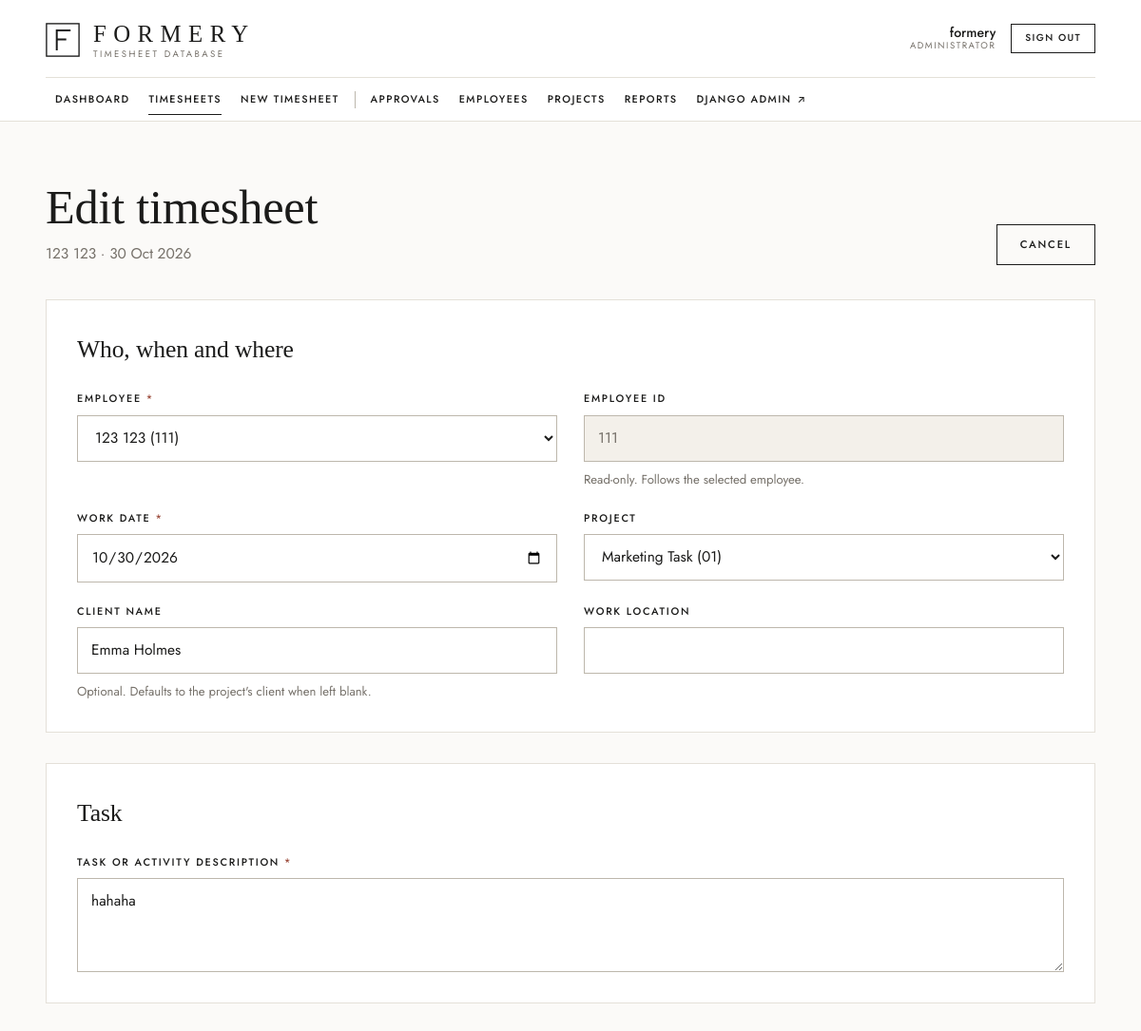
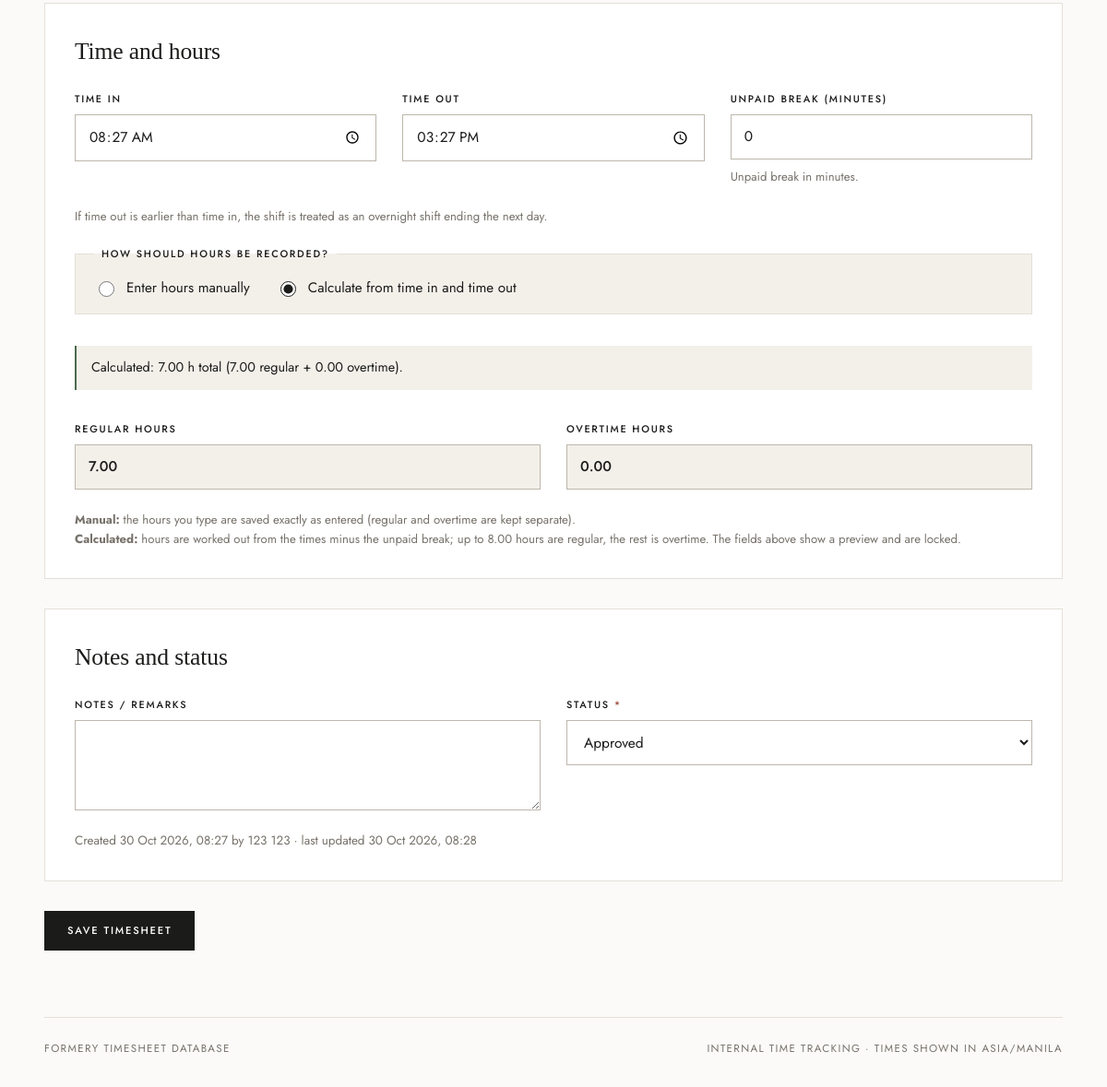
The page /timesheets/1/edit/ (signed in) on the database its author committed (2 pictures, top to bottom).
### timesheets/models.py (models this page shows, shortened)
class TimesheetEntry(models.Model):
    class Status(models.TextChoices):
        DRAFT = "draft", "Draft"
        SUBMITTED = "submitted", "Submitted"
        APPROVED = "approved", "Approved"
        REJECTED = "rejected", "Rejected"
    class HoursSource(models.TextChoices):
        MANUAL = "manual", "Entered manually"
        CALCULATED = "calculated", "Calculated from times"
    employee = models.ForeignKey(User, on_delete=models.PROTECT, related_name="timesheet_entries")
    project = models.ForeignKey(
        Project, on_delete=models.PROTECT, null=True, blank=True, related_name="entries",
    )
    client_name = models.CharField(
        max_length=150, blank=True,
        help_text="Optional. Defaults to the project's client when left blank.",
    )
    work_date = models.DateField()
    task_description = models.TextField(max_length=1000)
    time_in = models.TimeField(null=True, blank=True)
    time_out = models.TimeField(null=True, blank=True)
    break_minutes = models.PositiveSmallIntegerField(
        default=0, validators=[MaxValueValidator(1440)],
        help_text="Unpaid break in minutes.",
    )
    regular_hours = models.DecimalField(
        max_digits=5, decimal_places=2, default=ZERO, validators=HOURS_VALIDATORS,
    )
    overtime_hours = models.DecimalField(
        max_digits=5, decimal_places=2, default=ZERO, validators=HOURS_VALIDATORS,
    )
    hours_source = models.CharField(
        max_length=12, choices=HoursSource.choices, default=HoursSource.MANUAL,
        help_text="Whether the hours were typed in or calculated from the times.",
    )
    work_location = models.CharField(max_length=150, blank=True)
    status = models.CharField(max_length=12, choices=Status.choices, default=Status.DRAFT)
    notes = models.TextField(blank=True, max_length=1000)
    rejection_reason = models.CharField(max_length=500, blank=True)
    created_by = models.ForeignKey(
        User, on_delete=models.SET_NULL, null=True, blank=True,
        related_name="created_timesheet_entries",
    )
    created_at = models.DateTimeField(auto_now_add=True)
    updated_at = models.DateTimeField(auto_now=True)
    submitted_at = models.DateTimeField(null=True, blank=True)
    reviewed_by = models.ForeignKey(
        User, on_delete=models.SET_NULL, null=True, blank=True,
        related_name="reviewed_timesheet_entries",
    )
    reviewed_at = models.DateTimeField(null=True, blank=True)
    class Meta:
        ordering = ["-work_date", "-created_at"]
        verbose_name = "timesheet entry"
        verbose_name_plural = "timesheet entries"
        indexes = [
            models.Index(fields=["employee", "work_date"], name="ts_emp_date_idx"),
            models.Index(fields=["status", "work_date"], name="ts_status_date_idx"),
            models.Index(fields=["work_date"], name="ts_date_idx"),
            models.Index(fields=["project", "work_date"], name="ts_project_date_idx"),
            models.Index(fields=["created_at"], name="ts_created_idx"),
        ]
        constraints = [
            models.CheckConstraint(
                condition=Q(regular_hours__gte=0, regular_hours__lte=24),
                name="ts_regular_hours_0_24",
            ),
            models.CheckConstraint(
                condition=Q(overtime_hours__gte=0, overtime_hours__lte=24),
                name="ts_overtime_hours_0_24",
            ),
            models.CheckConstraint(
                condition=Q(break_minutes__lte=1440),
                name="ts_break_minutes_max",
            ),
            models.CheckConstraint(
                condition=Q(status__in=["draft", "submitted", "approved", "rejected"]),
                name="ts_status_valid",
            ),
        ]
    @property
    def employee_name(self):
        return self.employee.get_full_name() or self.employee.get_username()
    @property
    def employee_code(self):
        profile = getattr(self.employee, "profile", None)
        return profile.employee_id if profile else ""

class EmployeeProfile(models.Model):
    user = models.OneToOneField(User, on_delete=models.CASCADE, related_name="profile")
    employee_id = models.CharField(
        max_length=20, unique=True, blank=True,
        help_text="Unique staff number. Leave blank to auto-generate (EMP-0001, ...).",
    )
    department = models.CharField(max_length=100, blank=True)
    job_title = models.CharField(max_length=100, blank=True)
    hourly_rate = models.DecimalField(
        max_digits=8, decimal_places=2, null=True, blank=True,
        validators=[MinValueValidator(Decimal("0"))],
    )
    created_at = models.DateTimeField(auto_now_add=True)
    updated_at = models.DateTimeField(auto_now=True)
    class Meta:
        ordering = ["user__last_name", "user__first_name", "user__username"]
        indexes = [models.Index(fields=["department"])]
        constraints = [
            models.CheckConstraint(
                condition=Q(hourly_rate__isnull=True) | Q(hourly_rate__gte=0),
                name="profile_hourly_rate_non_negative",
            ),
        ]

### timesheets/views.py (the view, shortened to what this page needs)
# urls.py: path("timesheets/<int:pk>/edit/", views.timesheet_edit, name="timesheet_edit"),
@login_required
def timesheet_edit(request, pk):
    entry = _get_entry_or_404(request, pk)
    admin_mode = is_admin(request.user)
    original_status = entry.status
    form = TimesheetForm(request.POST or None, instance=entry, user=request.user)
    if request.method == "POST":
        messages.error(request, "Please correct the highlighted fields and try again.")
    return render(request, "timesheets/timesheet_form.html", {
        "form": form, "entry": entry, "admin_mode": admin_mode,
        "standard_hours": settings.STANDARD_DAILY_HOURS,
    })

### timesheets/forms.py (called while the page is built)
    def label_from_instance(self, obj):
        profile = getattr(obj, "profile", None)
        code = f" ({profile.employee_id})" if profile else ""
        return f"{obj.get_full_name() or obj.get_username()}{code}"

### timesheets/models.py (called while the page is built)
    def __str__(self):
        return f"{self.name} ({self.code})"

### timesheets/permissions.py (called while the page is built)
def is_admin(user):
    return bool(
        user is not None
        and user.is_authenticated
        and user.is_active
        and (user.is_staff or user.is_superuser)
    )

def can_edit_entry(user, entry):
    if is_admin(user):
        return True
    return entry.employee_id == user.id and entry.status in (DRAFT, REJECTED)

### timesheets/queries.py (called while the page is built)
def visible_entries(user):
    qs = TimesheetEntry.objects.select_related(
        "employee", "employee__profile", "project", "created_by", "reviewed_by",
    )
    if is_admin(user):
        return qs
    return qs.filter(employee=user)

### timesheets/templatetags/ts_extras.py (called while the page is built)
@register.filter
def person(user):
    if user is None:
        return "-"
    return user.get_full_name() or user.get_username()

### timesheets/views.py (called while the page is built)
def _get_entry_or_404(request, pk):
    return get_object_or_404(visible_entries(request.user), pk=pk)

### templates/timesheets/timesheet_form.html (shortened to what this page needs)
{% extends "base.html" %}
{% load ts_extras %}
{% block page_title %}{% if entry %}Edit timesheet{% else %}New timesheet{% endif %}{% endblock %}
{% block page_subtitle %}<p class="muted">{% if entry %}{{ entry.employee_name }} &middot; {{ entry.work_date|date:"j M Y" }}{% else %}Manually record a day's work{% endif %}</p>{% endblock %}
{% block page_actions %}<a class="btn btn-ghost" href="{% if entry %}{% url 'timesheet_detail' entry.pk %}{% else %}{% url 'timesheet_list' %}{% endif %}">Cancel</a>{% endblock %}
{% block content %}
<form method="post" class="timesheet-form" novalidate data-standard-hours="{{ standard_hours }}">
  <section class="card form-section">
    <h2 class="serif">Who, when and where</h2>
    <div class="form-grid">
      {% if admin_mode %}
        {% include "partials/_field.html" with field=form.employee %}
        <div class="field">
          <label for="employee-code">Employee ID</label>
          <input type="text" id="employee-code" value="{{ entry.employee_code }}" readonly tabindex="-1" aria-describedby="employee-code-help">
          <p class="help" id="employee-code-help">Read-only. Follows the selected employee.</p>
        </div>
      {% endif %}
      {% include "partials/_field.html" with field=form.work_date %}
      {% include "partials/_field.html" with field=form.project %}
      {% include "partials/_field.html" with field=form.client_name %}
      {% include "partials/_field.html" with field=form.work_location %}
    </div>
  </section>
  <section class="card form-section">
    <h2 class="serif">Task</h2>
    {% include "partials/_field.html" with field=form.task_description %}
  </section>
  <section class="card form-section" id="hours-section">
    <h2 class="serif">Time and hours</h2>
    <div class="form-grid form-grid-3">
      {% include "partials/_field.html" with field=form.time_in %}
      {% include "partials/_field.html" with field=form.time_out %}
      {% include "partials/_field.html" with field=form.break_minutes %}
    </div>
    <p class="help">If time out is earlier than time in, the shift is treated as an overnight shift ending the next day.</p>
    <fieldset class="mode-picker{% if form.hours_mode.errors %} has-error{% endif %}">
      <legend>{{ form.hours_mode.label }}</legend>
      {% for radio in form.hours_mode %}
      <label class="mode-option" for="{{ radio.id_for_label }}">
        {{ radio.tag }}
        <span>{{ radio.choice_label }}</span>
      </label>
      {% endfor %}
    </fieldset>
    <div class="hours-note" id="hours-note" aria-live="polite" data-calc-note></div>
    <div class="form-grid">
      {% include "partials/_field.html" with field=form.regular_hours %}
      {% include "partials/_field.html" with field=form.overtime_hours %}
    </div>
    <p class="help">
      <strong>Manual:</strong> the hours you type are saved exactly as entered (regular and overtime are kept separate).<br>
      <strong>Calculated:</strong> hours are worked out from the times minus the unpaid break; up to {{ standard_hours }} hours are regular, the rest is overtime. The fields above show a preview and are locked.
    </p>
  </section>
  <section class="card form-section">
    <h2 class="serif">Notes{% if admin_mode %} and status{% endif %}</h2>
    <div class="form-grid">
      {% include "partials/_field.html" with field=form.notes %}
      {% if admin_mode %}{% include "partials/_field.html" with field=form.status %}{% endif %}
    </div>
    {% if entry %}
    <p class="muted small">Created {{ entry.created_at|date:"j M Y, H:i" }}{% if entry.created_by %} by {{ entry.created_by|person }}{% endif %} &middot; last updated {{ entry.updated_at|date:"j M Y, H:i" }}</p>
    {% else %}
    <p class="muted small">Created by {{ user|person }}. The created and last-updated timestamps are recorded automatically.</p>
    {% endif %}
  </section>
  <div class="form-actions">
    {% if admin_mode %}
      <button type="submit" class="btn btn-primary">Save timesheet</button>
    {% else %}
      <button type="submit" name="action" value="save" class="btn btn-ghost">Save as draft</button>
      <button type="submit" name="action" value="submit" class="btn btn-primary">Save and submit for approval</button>
    {% endif %}
  </div>
</form>
{% endblock %}

### templates/base.html (shortened to what this page needs)
{% load static ts_extras %}<!DOCTYPE html>
<html lang="en">
<head>
  <link rel="stylesheet" href="{% static 'css/app.css' %}">
</head>
<body class="{% if user.is_authenticated %}app{% else %}public{% endif %}">
{% if user.is_authenticated %}
<header class="site-header">
  <div class="site-header-inner">
    <a class="brand" href="{% url 'dashboard' %}" aria-label="{{ app_name }} home">{% include "partials/_brand.html" %}</a>
    <div class="nav-panel" id="nav-panel">
      <nav class="nav" aria-label="Primary">
        <a href="{% url 'dashboard' %}" class="{% if nav_section == 'dashboard' %}active{% endif %}">Dashboard</a>
        <a href="{% url 'timesheet_list' %}" class="{% if nav_section == 'timesheets' %}active{% endif %}">{% if is_admin_user %}Timesheets{% else %}My timesheets{% endif %}</a>
        <a href="{% url 'timesheet_create' %}" class="{% if nav_section == 'create' %}active{% endif %}">New timesheet</a>
        {% if is_admin_user %}
        <a href="{% url 'timesheet_list' %}?status=submitted" class="{% if nav_section == 'approvals' %}active{% endif %}">Approvals{% if pending_count %}<span class="nav-count">{{ pending_count }}</span>{% endif %}</a>
        <a href="{% url 'employee_list' %}" class="{% if nav_section == 'employees' %}active{% endif %}">Employees</a>
        <a href="{% url 'project_list' %}" class="{% if nav_section == 'projects' %}active{% endif %}">Projects</a>
        <a href="{% url 'reports' %}" class="{% if nav_section == 'reports' %}active{% endif %}">Reports</a>
        <a href="{% url 'admin:index' %}">Django Admin<span aria-hidden="true"> &#8599;</span></a>
        {% endif %}
      </nav>
      <div class="header-user">
        <span class="user-meta">
          <strong>{{ user|person }}</strong>
          <small>{% if is_admin_user %}Administrator{% else %}Employee{% endif %}</small>
        </span>
        <form method="post" action="{% url 'logout' %}">
          <button type="submit" class="btn btn-ghost btn-sm">Sign out</button>
        </form>
      </div>
    </div>
  </div>
</header>
<div class="main-col">
  <div class="topbar">
    <div class="page-heading">
      <h1>{% block page_title %}{% endblock %}</h1>
      {% block page_subtitle %}{% endblock %}
    </div>
    <div class="page-actions">{% block page_actions %}{% endblock %}</div>
  </div>
{% else %}
<div class="public-wrap{% block public_class %}{% endblock %}">
  {% block public_media %}{% endblock %}
  <div class="public-shell">
    <a class="brand brand-public" href="{% url 'login' %}">{% include "partials/_brand.html" %}</a>
{% endif %}
    <main id="main" class="content">
      {% block content %}{% endblock %}
    </main>
{% if user.is_authenticated %}
  <footer class="footer">
    <span>{{ app_name }}</span>
    <span>Internal time tracking &middot; times shown in {{ time_zone }}</span>
  </footer>
</div>
{% else %}
    <p class="public-footer">{{ app_name }} &middot; authorised users only</p>
  </div>
</div>
{% endif %}
</body>
</html>

### templates/partials/_field.html (shortened to what this page needs)
<div class="field{% if field.errors %} has-error{% endif %}">
  <label for="{{ field.id_for_label }}">{{ field.label }}{% if field.field.required %}<span class="req" aria-hidden="true"> *</span>{% endif %}</label>
  {{ field }}
  {% if field.help_text %}<p class="help">{{ field.help_text }}</p>{% endif %}
</div>

### rows shown on the page
TimesheetEntry: employee_name "123 123", work_date "30 Oct 2026", employee_code "111", work_date "10/30/2026", project "Marketing Task (01)", client_name "Emma Holmes", task_description "hahaha", time_in "08:27", time_out "15:27", break_minutes "0", regular_hours "7.00", overtime_hours "0.00", status "Approved", created_at "30 Oct 2026, 08:27", created_by|person "123 123", updated_at "30 Oct 2026, 08:28"
EmployeeProfile: employee "123 123 (111)"

### other values the page prints
{{ user|person }} "formery"
{{ field.label }} "EMPLOYEE WORK DATE PROJECT CLIENT NAME WORK LOCATION TASK OR ACTIVITY DESCRIPTION TIME IN TIME OUT UNPAID BREAK (MINUTES) REGULAR HOURS OVERTIME HOURS NOTES / REMARKS STATUS"
{{ field.help_text }} "Optional. Defaults to the project's client when left blank. Unpaid break in minutes."
{{ radio.choice_label }} "Enter hours manually" "Calculate from time in and time out"
{{ standard_hours }} "8.00"
{{ app_name }} "FORMERY TIMESHEET DATABASE"
{{ time_zone }} "ASIA/MANILA"
